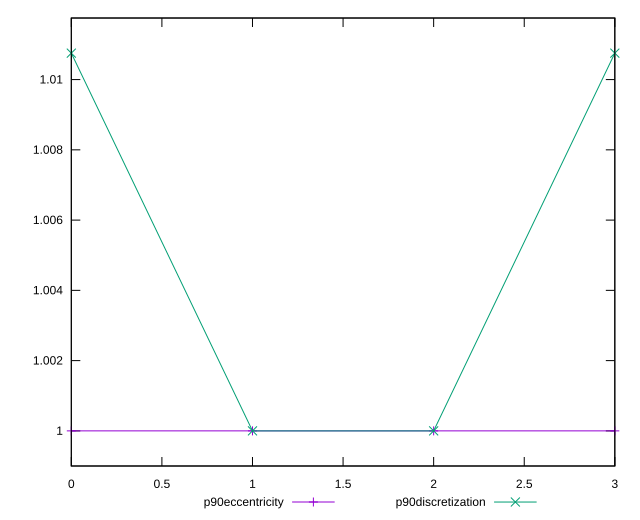

Generate this figure with gnuplot:
reset

$p90Eccentricity <<EOF
0 0.9999999999999999
1 1
2 0.9999999999999999
3 0.9999999999999999
EOF

$p90Discretization <<EOF
0 1.010752688172043
1 1
2 1
3 1.010752688172043
EOF

set key outside below
set xrange [0:3]
set yrange [0.9989999999999999:1.011752688172043]
set trange [0.9989999999999999:1.011752688172043]
set terminal svg size 640, 520 enhanced background rgb 'white'
set output "reports/report_00031_2021-02-24T23-18-18.084Z/first-cpu-idle/progression/eccentricity.svg"

plot $p90Eccentricity title "p90eccentricity" with linespoints, \
     $p90Discretization title "p90discretization" with linespoints

reset
